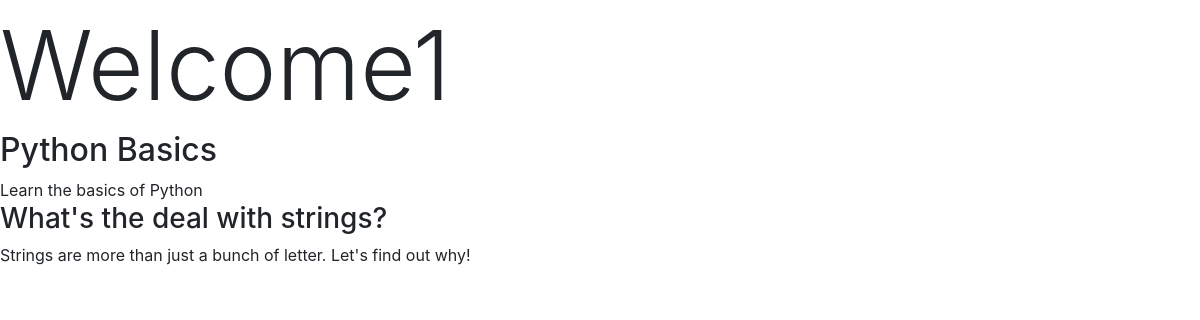
The page /courses/1/ on the database as committed earlier.
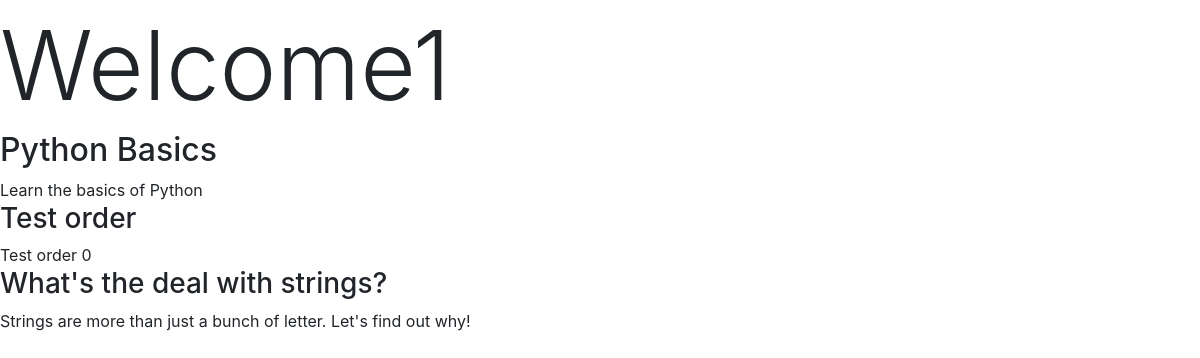
The same page on the database as committed later.
### courses/models.py (models this page shows, shortened)
class Step(models.Model):
    title = models.CharField(max_length=255)
    description = models.TextField()
    order = models.IntegerField(default=0)
    course = models.ForeignKey(Course)
    class Meta:
        ordering = ['order',]

### courses/views.py (the view)
# urls.py: url(r'(?P<pk>\d+)/$', views.course_detail),
def course_detail(request, pk):
    course = get_object_or_404(Course, pk=pk)
    return render(request, "courses/course_detail.html", {"course" : course})

### courses/templates/courses/course_detail.html (shortened to what this page needs)
{% extends "layout.html" %}
{% block content %}
<article>
  <h2>{{ course.title }}</h2>
  {{ course.description }}
  <section>
    {% for step in course.step_set.all %}
      <h3>{{ step.title }}</h3>
      {{ step.description }}
    {% endfor %}
  </section>
</article>
{% endblock %}

Rows that differ between the two databases and show on the page:
added Step: title "Test order", description "Test order 0"
